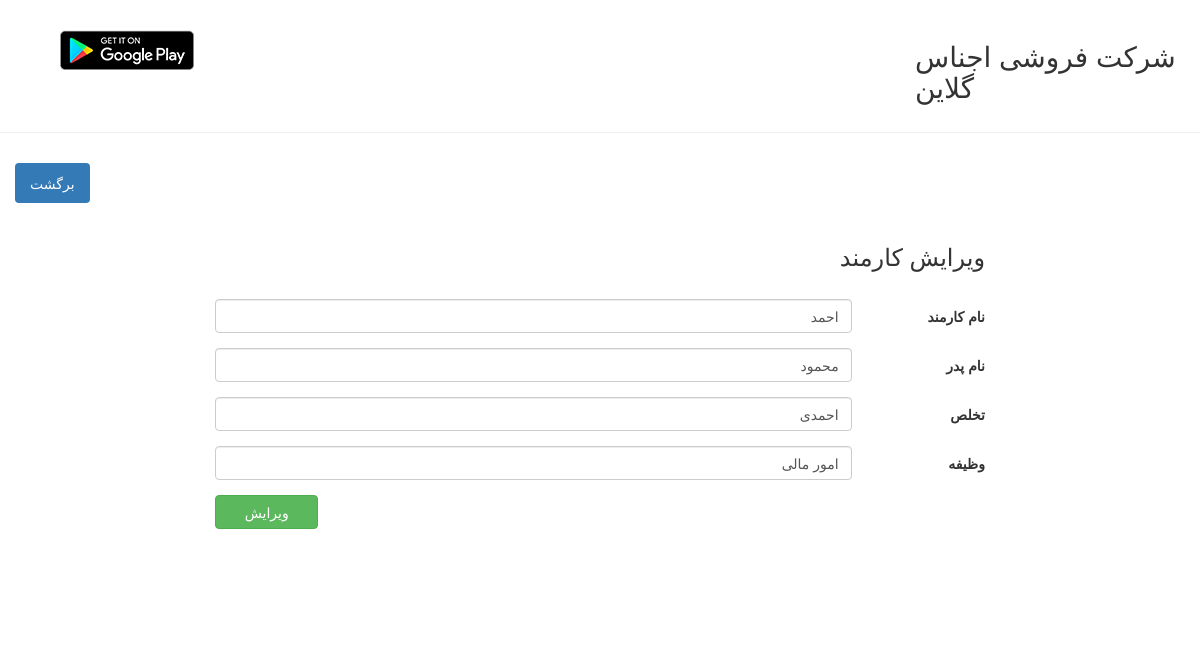
/edit_emp.php?id=1, run on the app's committed database.
### tables this page shows
CREATE TABLE `employee` (
  `em_id` int(4) NOT NULL,
  `em_name` varchar(10) NOT NULL,
  `em_fname` varchar(10) NOT NULL,
  `em_surname` varchar(10) NOT NULL,
  `em_job` varchar(20) NOT NULL
);

### edit_emp.php (the view)
<?php
    include("include/connecation.php");
    include("include/header.php");
	 $name="";
	 $fname="";
	 $surname="";
	 $job="";
	 $id=$_GET['id'];
	  if(isset($_POST['subbtn'])){
		  if(!empty($_POST['name'])){
			 $name=$_POST['name'];
		  }
		   if(!empty($_POST['fname'])){
			 $fname=$_POST['fname'];
		  }
		   if(!empty($_POST['surname'])){
			 $surname=$_POST['surname'];
		  }
		   if(!empty($_POST['job'])){
			 $job=$_POST['job'];
		  }
		  $upsql="UPDATE employee set em_name='$name', em_fname='$fname', em_surname='$surname', em_job='$job' WHERE em_id=$id";
		    if(mysqli_query($c,$upsql)){
				echo"موافقانه ویرایش شد.";
                 header("Location: list_emp.php");
			}else{
				echo "ویرایش با مشکل مواجه شد!!!";
				 header("Location: edit_emp.php?id=$id");
			}
	  }else{
		  $sql="SELECT * FROM employee WHERE em_id=$id";
		  $r=mysqli_query($c,$sql);
		  $row=mysqli_fetch_row($r);
	  }
?>
		<div class="row" id="menu">
	        <div class="col-md-4">
			  <ul class="nav nav-pills">
				  <li role="presentation" class="active"><a href="list_emp.php">برگشت</a></li>
				</ul>
			</div>
	    </div>
		<br/>
		<div class="row" id="content">
	         <div class="col-md-8 col-md-offset-2" dir="rtl">
           <h2 class="title">ویرایش کارمند</h2>
		   <br/>
		     <form class="form-horizontal" action="" method="post">
				  <div class="form-group">
					<div class="col-sm-10">
					  <input type="text" value="<?php if(!empty($row[1])){ echo $row[1];} ?>"
					  class="form-control" id="name" name="name" placeholder="نام کارمند">
					</div>
					<label for="name" class="col-sm-2 control-label">نام کارمند</label>
				  </div>
				  <div class="form-group">
					<div class="col-sm-10">
					  <input type="text" value="<?php if(!empty($row[2])){ echo $row[2];} ?>"
					  class="form-control" id="fname" name="fname" placeholder="نام پدر">
					</div>
					<label for="name" class="col-sm-2 control-label">نام پدر</label>
				  </div>
				  <div class="form-group">
					<div class="col-sm-10">
					  <input type="text" value="<?php if(!empty($row[3])){ echo $row[3];} ?>"
					  class="form-control" id="surname" name="surname" placeholder="تخلص">
					</div>
					<label for="name" class="col-sm-2 control-label">تخلص</label>
				  </div>
				  <div class="form-group">
					<div class="col-sm-10">
					  <input type="text" value="<?php if(!empty($row[4])){ echo $row[4];} ?>"
					  class="form-control" id="job" name="job" placeholder="وظیفه">
					</div>
					<label for="name" class="col-sm-2 control-label">وظیفه</label>
				  </div>
				  <div class="form-group">
				  <div class="col-md-2">
					  <button type="submit" name="subbtn" class="btn btn-success btn-block">ویرایش</button>
					</div>
				  <div class="col-md-10"> </div>
				  </div>
				</form>
			</div>
	    </div>
	</div>

### boot/css/mycss.css (style rules this page uses)
#menu, #fsearch { padding-top:10px; }
#content { min-height:400px; }
.title { font-size:24px; }

### data on the page
employee: name "احمد", fname "محمود", surname "احمدی", job "امور مالی"
